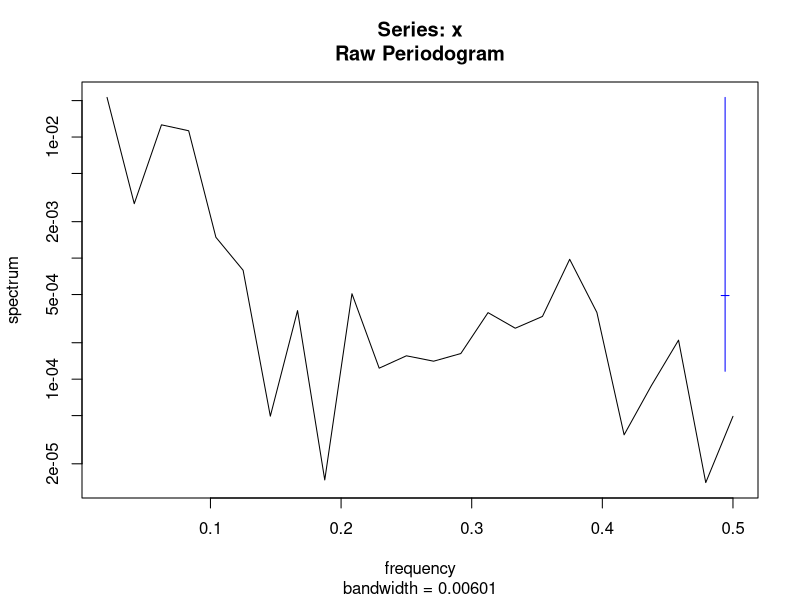
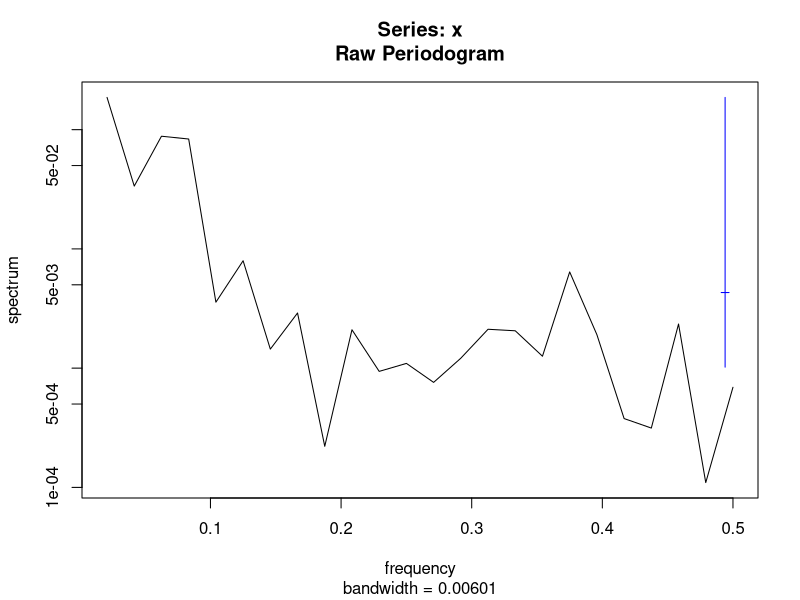
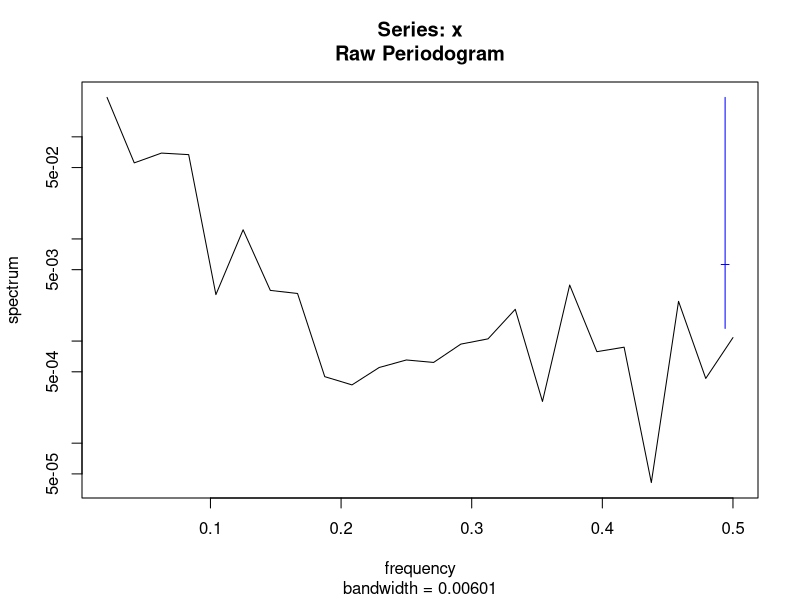
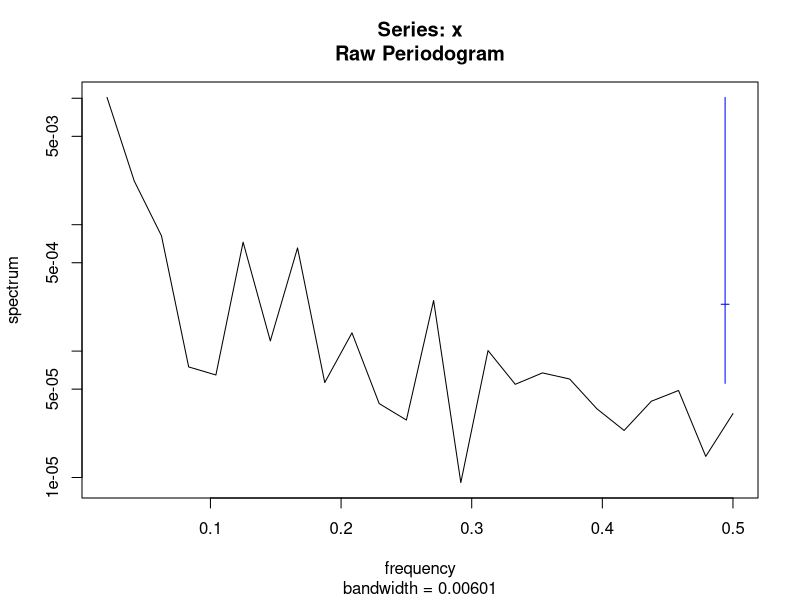
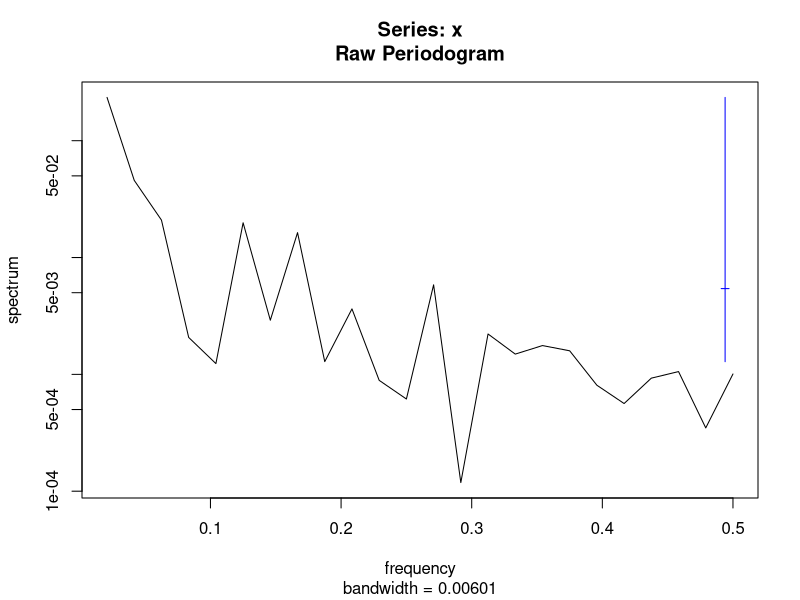
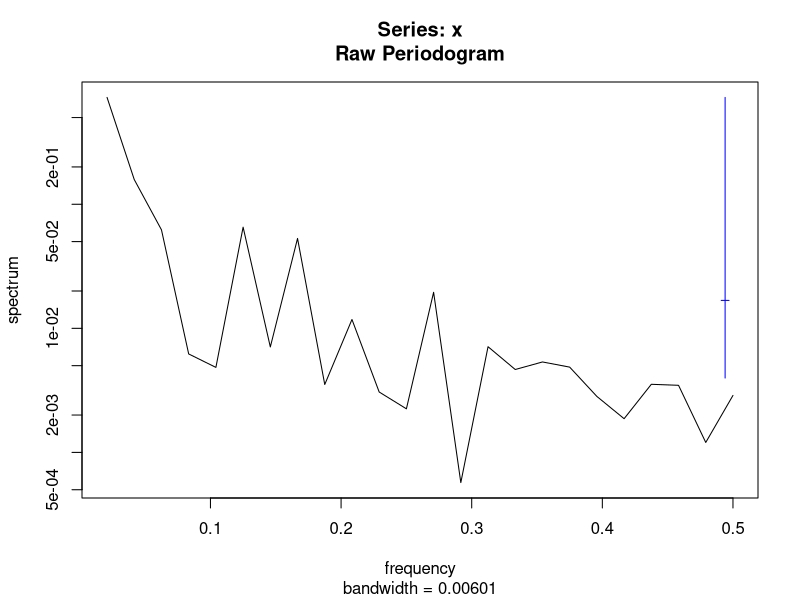

These charts were generated, in order, by the following R code: (Note: this script raises an error after producing the figures.)
## ---- chunk 1
knitr::opts_chunk$set(echo = FALSE,
                      message = FALSE,
                      warning = FALSE,
                      #fig.pos = 'H',
                      dev = c("png", "tiff"),
                      dpi = 300)
library(tidyverse)
library(flextable)
library(patchwork)
library(kableExtra)

label_size <- 2.5
smallLabel_size <- 2
title_size <- 8
subtitle_size <- 7
legendText_size <- 6
axisText_size <- 6
axisTitle_size <- 7
facetTitle_size <- 7

## ---- chunk 2
gbmFun <- function(tau = 40, m = 0.001, s = 0.003, x0 = 1,
                   randVec = NULL, seed = NULL) {
  if(is.null(randVec)){
    if(!is.null(seed)){set.seed(seed)}
    randVec <- rnorm(tau)
  }
  epsilon <- randVec
  lx <- c(); lx[1] <- log(x0)
  drift <- (m - s * s / 2)
  for(t in 2:tau){
    dBt <-  s * epsilon[t]
    lx[t] <- lx[t - 1] + drift + dBt
  }
  x <- exp(lx)
  return(x)
}
# m <- 0.001
# s <- 0.003
# tau <- 400
# x0 <- 1
# x <- gbmFun(tau, m, s, x0, randVec = NULL)
# df_plot <- data.frame(t = 1:tau, x)
# gg <- ggplot(df_plot, aes(x = t, y = x))
# gg <- gg + geom_line()
# acf(diff(log(x)))
# hist(diff(log(x)))
# shapiro.test(diff(log(x)))
#---------------------------------------------------------------------------
# Algorithm 6.2 in Tankov 2003 Financial modeling with jump processes
compoundPoisFun <- function(tau, lambda, m_y = 0, s_y = 1,
                            seed = NULL, maxiter = 500){
  if(!is.null(seed)){set.seed(seed)}
  N <- rpois(1, lambda * tau)
  U <- runif(N) * tau
  U <- round(U)
  n_iter <- 0; flag <- 1
  while(flag == 1){
    n_iter <- n_iter + 1
    U <- runif(N) * tau
    U <- round(U)
    if(sum(duplicated(U)) > 0 & n_iter <= maxiter){
      flag <- 1
    }else{
      flag <- 0
      if(n_iter == maxiter){
        print("Reached maxiter without generating duplicate-free event times vec. Dropping duplicates.")
        U <- U[-which(duplicated(U))]
      }
    }
  }
  Tt <- U[order(U)]
  J <- exp(rnorm(N, m_y, s_y)) - 1
  #---
  cumJ <- cumsum(J)
  # For explicit modeling of Yt per time step
  Yt <- rep(0, tau)
  Yt[Tt] <- cumJ
  #---
  Tt <- c(0, Tt)
  J <- c(0, J)
  if(Tt[length(Tt)] != tau){
    Tt <- c(Tt, tau)
    J <- c(J, 0)
  }
  cumJ <- cumsum(J)
  df_step <- data.frame(Tt, cumJ)
  #--------------------------
  nEvents <- length(Tt)
  cumYt <- c()
  for(i in 1:(nEvents - 1)){
    tStart <- Tt[i]
    tFin <- Tt[i + 1] - 1
    cumYt[tStart:tFin] <- cumJ[i]
  }
  cumYt[tau] <- cumYt[tFin]
  df_Yt <- data.frame(t = 1:tau, Yt, cumYt)
  
  list_out <- list(df_step, df_Yt)
  return(list_out)
  
}
#----------------------------------------------------------------------------
FractDim<-function(Data,graphon=FALSE) {
  X=Data;N=length(X);
  jstart=10;jend=floor(10*(log10(N)-1));
  kvec=c(1:4,floor(2^(c(jstart:jend)/4)));
  indkend=length(kvec);
  k=c()
  AvgLmk=c()
  err=c()
  for(indk in 1:indkend)
  {
    k=kvec[indk]
    Xend=c()
    Xsum=c()
    Lmk=c()
    for(m in 1:k)
    {
      Xend=floor((N-m)/k)
      Xsum=sum(abs(X[m+c(1:Xend)*k]-c(0, X[m+c(1:(Xend-1))*k])))
      Lmk[m]=1/k*1/k*(N-1)/Xend*Xsum
    }
    AvgLmk[indk]=mean(Lmk)
    #  err[indk]=sd(log(Lmk))
  }
  x<-log(kvec)
  y<-log(AvgLmk)
  q<-lm(y~x)
  slope<-q$coefficients[2]
  yintcept<-q$coefficients[1]
  yfit<-x*slope+yintcept
  FrDim <- -slope
  avgRes <- mean(abs(q$residuals))
  if(graphon==TRUE)
  {
    plot(x,y,main="If linear then fractal, w/Fr. Dim = (-)slope",xlab="Ln(k)",ylab="Ln(length of curve with interval k)")
    z<-line(x,yfit);abline(coef(z),col='blue');z<-NULL
    #z<-line(x,y);abline(coef(z),col='blue');z<-NULL
  }
  #z<-line(x,y);qq=coef(z)
  #yintcept=qq[1]
  #FrDim=-qq[2]
  return(c(FrDim, avgRes, yintcept))
}
#===========================================================================
m <- 0.005
s <- m * seq(5.5, 50, length.out = 3)
tau <- 48
x0 <- 1
#rn <- round(runif(1) * 1000)
#rn <- 905
#rn <- 517
# rn <- 340
# set.seed(rn)
# tau <- 12 * 4
lambda <- 0.1


#----------------------------------------------------------------------------
# Generate and plot geometric Brownian movement example
#gBm_seed <- 10^4 * round(runif(1), 4)
#gBm_seed <- 2482
#gBm_seed <- 7781
gBm_seed <- 1029
#randVec <- coloredNoise(N = tau, alpha = 1, scaleIt = T)
#acf(randVec)
list_df <- list()
list_spec <- list()
facet_labels <- c()
for(i in 1:length(s)){
  x <- gbmFun(tau, m, s[i], x0, randVec = NULL, seed = gBm_seed)
  df_x <- data.frame(t = 1:tau, x, s = as.character(s[i]))
  list_df[[i]] <- df_x
  o <- spectrum(x)
  df_gbmSpec <- data.frame(lfreq = log(o$freq), lpwr = log(o$spec))
  df_gbmSpec <- df_gbmSpec[-1, ]
  df_gbmSpec$s <- as.character(s[i])
  list_spec[[i]] <- df_gbmSpec
  
  mod <- lm(lpwr ~ lfreq, df_gbmSpec)
  # summary(mod)
  alpha <- round(as.numeric(coefficients(mod)[2]), 2)
  # yint <- as.numeric(coefficients(mod)[1])
  # df_out <- as.data.frame(broom::glance(mod))
  # adjR2 <- round(df_out$adj.r.squared, 2)
  # N <- df.residual(mod)
  this_facet_label <- paste0("Slope = ", alpha, " fd = ", round(FractDim(x)[1], 2))
  facet_labels[i] <- this_facet_label
}
#---
df_plot <- as.data.frame(do.call(rbind, list_df))
colnames(df_plot)[1:2] <- c("Time", "Project NPV")
df_plot <- subset(df_plot, s == s[2])
gg <- ggplot(df_plot, aes(x = Time, y = `Project NPV`))
gg <- gg + geom_line()
#gg <- gg + facet_wrap(~s, scales = "free_y", ncol = 1)
gg <- gg + theme_bw()
gg <- gg + theme(axis.text = element_blank(),
                 axis.title = element_text(size = axisTitle_size))
gg_gbm <- gg
dfPlot_gBm <- df_plot
#---
df_plot <- as.data.frame(do.call(rbind, list_spec))
colnames(df_plot)[1:2] <- c("Logged frequency", "Logged power spectral density")
df_plot <- subset(df_plot, s == s[2])
#names(facet_labels) <- s
gg <- ggplot(df_plot, aes(x = `Logged frequency`, y = `Logged power spectral density`))
gg <- gg + geom_smooth(method = lm, se = F)
gg <- gg + geom_line()
# gg <- gg + facet_wrap(~s, ncol = 1,
#                       labeller = labeller(s = facet_labels))
gg <- gg + theme_bw()
gg <- gg + theme(axis.text = element_blank(),
                 axis.title = element_text(size = axisTitle_size))
gg_gbmSpec <- gg
#----------------------------------------------------------------------------
# Generate and plot compound Poisson process example
#cPp_seed <- 10^4 * round(runif(1), 4)
#cPp_seed <- 6819
#cPp_seed <- 4880
#cPp_seed <- 7656
cPp_seed <- 2558
list_df <- list()
list_spec <- list()
facet_labels <- c()
for(i in 1:length(s)){
  #s_y = 0.3
  list_out <- compoundPoisFun(tau, lambda, m_y = m,
                              s_y = s[i], seed = cPp_seed,
                              maxiter = 500)
  df_x <- list_out[[1]]
  df_x$s <- as.character(s[i])
  list_df[[i]] <- df_x
  
  df_Yt <- list_out[[2]]
  o <- spectrum(df_Yt$cumYt)
  df_spec <- data.frame(lfreq = log(o$freq), lpwr = log(o$spec))
  df_spec <- df_spec[-1, ]
  df_spec$s <- as.character(s[i])
  list_spec[[i]] <- df_spec
  
  mod <- lm(lpwr ~ lfreq, df_spec)
  # summary(mod)
  alpha <- round(as.numeric(coefficients(mod)[2]), 2)
  # yint <- as.numeric(coefficients(mod)[1])
  # df_out <- as.data.frame(broom::glance(mod))
  # adjR2 <- round(df_out$adj.r.squared, 2)
  # N <- df.residual(mod)
  this_facet_label <- paste0("Slope = ", alpha, " fd = ", round(FractDim(df_Yt$cumYt)[1], 2))
  facet_labels[i] <- this_facet_label
  
}
#---
df_plot <- as.data.frame(do.call(rbind, list_df))
colnames(df_plot)[1:2] <- c("Time", "Project NPV")
df_plot <- subset(df_plot, s == s[2])
gg <- ggplot(df_plot, aes(Time, `Project NPV`))
#gg <- ggplot(df_cpp, aes(t, cumYt))
gg <- gg + geom_step()
#gg <- gg + facet_wrap(~s, ncol = 1)
gg <- gg + theme_bw()
gg <- gg + theme(axis.text = element_blank(),
                 axis.title.y = element_blank(),
                 axis.title.x = element_text(size = axisTitle_size))
gg_cpp <- gg
dfPlot_cPp <- df_plot
#gg
#---
df_plot <- as.data.frame(do.call(rbind, list_spec))
colnames(df_plot)[1:2] <- c("Logged frequency", "Logged power spectral density")
df_plot <- subset(df_plot, s == s[2])
#names(facet_labels) <- s
gg <- ggplot(df_plot, aes(x = `Logged frequency`, y = `Logged power spectral density`))
gg <- gg + geom_smooth(method = lm, se = F)
gg <- gg + geom_line()
# gg <- gg + facet_wrap(~s, ncol = 1,
#                       labeller = labeller(s = facet_labels))
gg <- gg + theme_bw()
gg <- gg + theme(axis.text = element_blank(),
                 axis.title.y = element_blank(),
                 axis.title.x = element_text(size = axisTitle_size))
gg_cppSpec <- gg

## ---- chunk 3
# Define functions
#----------------------------------------------------------------------------
# Table formatting function
# FitFlextableToPage <- function(ft, pgwidth = 6){
#   
#   ft_out <- ft %>% autofit()
#   #these_colWidths <- dim(ft_out)$widths * pgwidth  / (flextable_dim(ft_out)$widths)
#   these_colWidths <- dim(ft_out)$widths
#   these_colWidths[5] <- these_colWidths[1] * 1.5
#   #these_colWidths[6] <- these_colWidths[6] * 0.7
#   these_colWidths <- these_colWidths * pgwidth  / (flextable_dim(ft_out)$widths)
#   ft_out <- width(ft_out, width = these_colWidths)
#   return(ft_out)
# }

#============================================================================
#============================================================================
# End function definition
#============================================================================
#============================================================================
# Project stage time durations and costs (PREVIOUS DRAFT)
# (Values given in chronologically reverse order, starting with stage n.)
# Kvec[1] is the launch cost, Tvec[1] is the launch duration.
# Time durations given in years, multiplied by 4 to convert to quarters.
# MSU/cornell
# Tvec <- c(2, 3.5, 1, 2, 4) * 4
# Kvec <- c(300000, 200000, 400000, 400000, 530000)
# Tvec <- c(2, 3, 0.85, 1.7, 3.4) * 4
# Kvec <- c(250000, 181000, 312000, 336000, 530000)
# Kvec <- c(180541, 311974, 335530, 530250)
# CIP
# Kvec <- c(52000, 213000, 396000, 929000)
# Tvec <- c(1, 0.25, 2, 4.75) * 4
#===============================================================================
# Stage time duration params (CURRENT DRAFT)
# Stage durations - last stage first
# periodDurations <- c(3, 4, 2, 3) * 4
# tauVec <- rev(cumsum(periodDurations))
#TvecYrs <- c(4, 2, 4, 4); TvecQtrs <- TvecYrs * 4 # last first
#TvecYrs <- c(3, 1, 2, 4) # last first
TvecYrs <- c(4, 2, 1, 3); TvecQrs <- TvecYrs * 4 # In order
tauVecYrs <- rev(cumsum(TvecYrs)); tauVecQrs <- tauVecYrs * 4 # reverse so last first
stage1Invest <- 531000
Kvec <- c(500000, 181000, 312000, 336000) # Last stage first
#===============================================================================
# Define discount rate
rYrly_discrete <- 0.12 #0.035
rQrly_discrete <- (1 + rYrly_discrete)^(1 / 4) - 1
rYrly <- round(log(1 + rYrly_discrete), 3)
r <- round(log(1 + rQrly_discrete), 3)
#===============================================================================
# Create table summarizing stage costs, time durations, and descriptions
stage1desc <- "Basic replication and scaling up"
stage2desc <- "Multi-location/season testing"
stage3desc <- "Compilation of the regulatory dossier"
stage4desc <- "Deregulation"
#launchDesc <- "Launch in 2 countries"
descVec <- c(stage1desc, stage2desc, stage3desc, stage4desc)#, launchDesc)

df_table <- data.frame(Stage = c(1:4),
                       Kn = rev(Kvec),
                       Duration = TvecQrs,
                       DurationCum = rev(tauVecQrs),
                       Description = descVec)

colnames(df_table)[2:4] <- c("Cost\n(USD)", "Duration\n(annual quarters)", "Time until\ncompletion")

#df_table <- regulartable(df_table)
#df_table
#df_table <- width(df_table, width = 0.7)
table_title <- "Project to research and develop Late Blight resistant potato for release as a public good in 2 developing countries."
table_caption <- "Stage 1-4 costs and durations based on figures reported by Schiek et al. (2016)."# The launch cost and duration is hypothetical."

#df_table <- FitFlextableToPage(df_table)
# df_table <- add_header_lines(df_table, table_title)
# df_table <- add_footer_lines(df_table, table_caption)
# modifiedColnames <- colnames(df_table)
# modifiedColnames[3] <- "Duration\n(annual quarters)"
df_table %>%
  knitr::kable(
    format = "latex",
    caption = table_title,
    align = "l",
    booktabs = T,
    #longtable = T,
    linesep = " ",
    escape = F
  ) %>%
  kableExtra::kable_styling(
    position = "left",
    latex_options = c("HOLD_position", "scale_down", "striped", "repeat"),
    full_width = F,
    stripe_color = "gray!15"
  ) %>%
  # kableExtra::column_spec(column = 3:4, width = "1.5in"
  # ) %>%
  kableExtra::footnote(
    general = table_caption)
# number = c("Footnote 1; ", "Footnote 2; "),
# alphabet = c("Footnote A; ", "Footnote B; "),
# symbol = c("Footnote Symbol 1; ", "Footnote Symbol 2"))

# print_this_table <- function(df_table){
# df_table <- regulartable(df_table)
# df_table <- width(df_table, width = 5.5)
# # df_table <- FitFlextableToPage(df_table)
# 
# df_table %>% #regulartable() %>% autofit() %>%
#   valign(valign = "top", part = "all") %>%
#   align(align = "left", part = "all") %>%
#   fontsize(i = NULL, j = NULL, size = 9, part = "body") %>%
#   fontsize(i = NULL, j = NULL, size = 10, part = "header")
#   
# }


## ---- chunk 4
#===============================================================================

dfROVn$Stage <- 4:1; #dfROVn$i <- 1:4
dfROVn <- dfROVn[, c("Stage", "f_i", "eta_i0", "probSuc")]
dfROVn$f_i <- round(dfROVn$f_i)
dfROVn$eta_i0 <- round(dfROVn$eta_i0, 3)
dfROVn$probSuc <- round(dfROVn$probSuc, 3)
dfROVn <- dfROVn[order(dfROVn$Stage, decreasing = F), ]
table_title <- "LBr potato project stage 1-4 ROV"
colnames(dfROVn) <- c("Stage", "ROV", "ROV elasticity w.r.t. project NPV", "Probability of success")
dfROVn %>%
  knitr::kable(
    format = "latex",
    row.names = F,
    caption = table_title,
    align = "l",
    booktabs = T,
    #longtable = T,
    linesep = " ",
    escape = F
  ) %>%
  column_spec(2:4, width = "4cm") %>%
  kable_styling(
    position = "center",
    latex_options = c("HOLD_position", "striped", "repeat"),
    full_width = F,
    stripe_color = "gray!15",
    font_size = 8
  )
#%>%
#  kableExtra::column_spec(column = 4:7, width = "1in")



# df_table %>%
#   knitr::kable(
#     format = "latex",
#     caption = table_title,
#     align = "l",
#     booktabs = T,
#     #longtable = T,
#     linesep = " ",
#     escape = F
#   ) %>%
#   kableExtra::kable_styling(
#     position = "left",
#     latex_options = c("HOLD_position", "scale_down", "striped", "repeat"),
#     full_width = F,
#     stripe_color = "gray!15"
#   ) %>%
#   # kableExtra::column_spec(column = 3:4, width = "1.5in"
#   # ) %>%
#   kableExtra::footnote(
#     general = table_caption)


#===============================================================================
# Find breakeven project NPV
#rootROVn(X0 * 0.2, Kvec, tauVecQrs, mm = r, s, stage1Invest)
thisInt <- c(10^5, 10^8)
outUniroot <- uniroot(rootROVn, interval = thisInt,
                                 #lower = min(thisInt), upper = max(thisInt),
                                 Kvec = Kvec, tauVec = tauVecQrs,
                                 mm = r, s = s, stage1Invest)
X0min <- outUniroot$root
#ROVn(X0min, Kvec, tauVecQrs, m, s)
